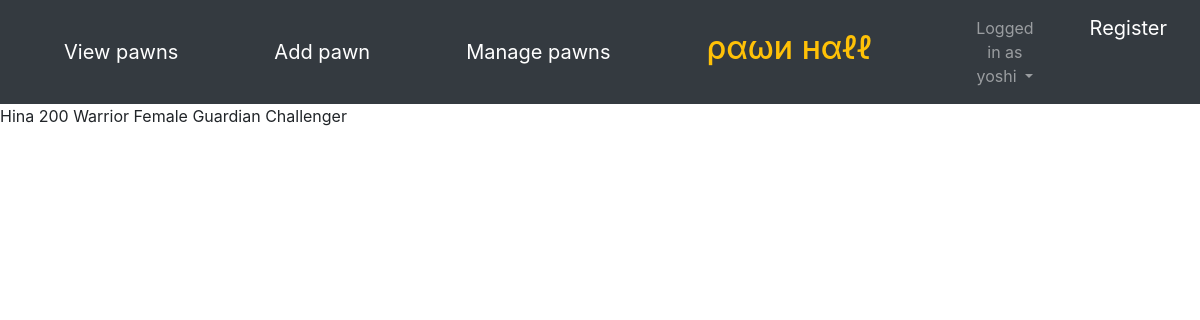
/pawn/1/ (signed in), run on the app's committed database.
### pawnlisting/models.py (models this page shows, shortened)
class Pawn(models.Model):
    id = models.AutoField(primary_key=True)
    name = models.CharField(max_length=30)
    vocation = models.CharField(max_length=20, choices=build_choices(vocations))
    level = models.IntegerField()
    gender = models.CharField(max_length=10, choices=build_choices(genders))
    PRIMARY_INCLINATION_CHOICES = build_choices(inclinations)
    SECONDARY_INCLINATION_CHOICES = PRIMARY_INCLINATION_CHOICES[:] + [("None", "None")]
    primary_inclination = models.CharField(max_length=30, choices=PRIMARY_INCLINATION_CHOICES)
    secondary_inclination= models.CharField(max_length=30, choices=SECONDARY_INCLINATION_CHOICES)
    created_by = models.ForeignKey("auth.User", default=None, null=False, on_delete=models.CASCADE)
    last_modified = models.DateTimeField(default=timezone.now)

### pawnlisting/views.py (the view)
# urls.py: path('pawn/<pk>/', views.PawnDetail.as_view(), name="view_pawn"),
class PawnDetail(DetailView):
    model = Pawn
    template_name = "pawnlisting/pawn_detail.html"

### pawnlisting/templates/pawnlisting/pawn_detail.html
{% include "pawnlisting/base.html" %}
<div>
    {{ object.name }}
    {{ object.level }}
    {{ object.vocation }}
    {{ object.gender }}
    {{ object.primary_inclination}}
    {{ object.secondary_inclination}}
</div>

### pawnlisting/templates/pawnlisting/base.html (shortened to what this page needs)
{% load static %}
<link rel="stylesheet" href="https://maxcdn.bootstrapcdn.com/bootstrap/4.0.0/css/bootstrap.min.css">
<nav class="navbar navbar-expand-lg navbar-dark bg-dark">
    <div class="navbar-collapse collapse w-100 dual-collapse2 order-1 order-md-0">
        <ul class="navbar-nav ml-auto text-center">
            <a class="navbar-brand nav-item mx-5" href="{% url 'list_pawn' %}"> View pawns </a>
            <a class="navbar-brand nav-item mx-5" href="{% url 'create_pawn' %}"> Add pawn </a>
            <a class="navbar-brand nav-item mx-5" href="{% url 'manage_pawns' %}"> Manage pawns </a>
        </ul>
    </div>
    <h2 class="text-warning navbar-text nav-item mx-5" style="white-space: nowrap;"> ραωи нαℓℓ </h2>
    <div class="navbar-collapse collapse w-100 dual-collapse2 order-2 order-md-2 mx-5">
        <ul class="navbar-nav mr-auto text-center">
            {% if user.is_authenticated %}
                <li class="nav-item dropdown">
                        <a class="nav-link dropdown-toggle" href="#" id="navbarDropdown" role="button"
                                    data-toggle="dropdown" aria-haspopup="true" aria-expanded="false">
                                    Logged in as {{ user.username }}
                        </a>
                </li>
            {% else %}
                <a class="navbar-brand" href="{% url 'login' %}"> Login </a>
            {% endif %}
            <a class="navbar-brand nav-item mx-5" href="/register"> Register </a>
        </ul>
    </div>
</nav>

### data on the page
Pawn: name "Hina", level "200", vocation "Warrior", gender "Female", primary_inclination "Guardian", secondary_inclination "Challenger"

### other printed values
{{ user.username }} "yoshi"
